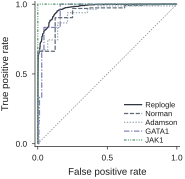

Reproduce this figure in Python.
"""Figure 6b - Leave-one-dataset-out ROC of the honest rankability predictor.

Data-direct reconstruction. A logistic regression on a single pilot-estimable,
non-leaky feature (log10 effect size) is trained leave-one-dataset-out (LODO)
and its ROC computed on each held-out dataset. This reproduces the committed
honest AUROCs (results/rankability_predictor_honest.csv, feature_set='effect_size':
Replogle 0.97, Norman 0.93, Adamson 0.93, GATA1 0.95, JAK1 1.00) exactly; the
reconstructed and committed values are printed at run time to confirm.

TP53 and KRAS are uniformly unrankable (single-class labels), so an AUROC for
them is mathematically undefined; they are noted, not plotted.

Recipe matches scripts/figures/rankability_predictor.py: per-perturbation rows at
each perturbation's deepest split-half bin (D.native_rankability), feature =
log10(effect_size), label = rankable, StandardScaler + LogisticRegression
(max_iter=2000, random_state=42), sklearn roc_curve / roc_auc_score.

Run:  python fig6b_roc.py  ->  fig6b_roc.pdf (+ .png)
"""
from __future__ import annotations

import os
import sys

import numpy as np
import pandas as pd
from sklearn.linear_model import LogisticRegression
from sklearn.preprocessing import StandardScaler
from sklearn.metrics import roc_curve, roc_auc_score

sys.path.insert(0, os.path.dirname(os.path.dirname(os.path.abspath(__file__))))
import nm_style as S
import fig6_data as D

# all datasets fed to the pooled LODO training; the two single-class allele
# genes still contribute (all-unrankable) rows to the training pool.
ALL_DATASETS = ["Replogle", "Norman", "Adamson", "GATA1", "JAK1", "TP53", "KRAS"]
SINGLE_CLASS = ["TP53", "KRAS"]

# GREYSCALE REDUNDANCY: the five curves must stay separable without colour, so
# every held-out dataset also carries its own dash pattern. None of them repeats
# the chance diagonal's (0, (2, 2)).
DASHES = {
    "Replogle": (0, ()),                     # solid
    "Norman": (0, (3.4, 1.3)),               # long dash
    "Adamson": (0, (1.1, 1.2)),              # dot
    "GATA1": (0, (4.4, 1.3, 1.0, 1.3)),      # dash-dot
    "JAK1": (0, (2.0, 1.1, 0.8, 1.1, 0.8, 1.1)),  # dash-dot-dot
}


def build() -> dict[str, pd.DataFrame]:
    frames = {}
    for ds in ALL_DATASETS:
        df = D.native_rankability(ds).copy()
        df["log_effect"] = np.log10(df["effect_size"].clip(lower=1e-6))
        df["y"] = df["rankable"].astype(int)
        frames[ds] = df[["log_effect", "y"]].reset_index(drop=True)
    return frames


def main() -> None:
    S.apply_rcparams()
    frames = build()

    committed = D.honest_auroc("effect_size").set_index("held_out")["auroc"].to_dict()

    fig, ax = S.panel(52, 48)

    # chance diagonal
    ax.plot([0, 1], [0, 1], ls=(0, (2, 2)), lw=0.5, color=S.GREY, zorder=1)

    printed = []
    for ho in D.LODO_DATASETS:  # 5 evaluable, in display order
        te = frames[ho]
        tr = pd.concat([frames[d] for d in ALL_DATASETS if d != ho], ignore_index=True)
        sc = StandardScaler().fit(tr[["log_effect"]])
        model = LogisticRegression(max_iter=2000, random_state=42).fit(
            sc.transform(tr[["log_effect"]]), tr["y"]
        )
        p = model.predict_proba(sc.transform(te[["log_effect"]]))[:, 1]
        y = te["y"].values
        fpr, tpr, _ = roc_curve(y, p)
        auc = roc_auc_score(y, p)
        printed.append((ho, auc, committed.get(ho)))

        ax.plot(fpr, tpr, ls=DASHES[ho], lw=0.9, color=D.DATASET_COLORS[ho],
                label=ho, zorder=3, solid_capstyle="round",
                dash_capstyle="butt")

    ax.set_xlim(-0.02, 1.02)
    ax.set_ylim(-0.02, 1.02)
    ax.set_xticks([0, 0.5, 1.0])
    ax.set_yticks([0, 0.5, 1.0])
    ax.set_xlabel("False positive rate")
    ax.set_ylabel("True positive rate")
    ax.set_aspect("equal")
    S.despine(ax)
    ax.tick_params(length=2.2)

    # LEGEND ECONOMY. This is the ONLY dataset key in the figure; it is a bare
    # colour-and-dash-to-name list with no title and no numbers. The handle is long
    # enough (2.4 em) to show a full dash period, so the key works in greyscale
    # too. The AUROC values and their
    # 95% intervals are stated once, in the adjacent panel c, and the TP53/KRAS
    # single-class note is likewise carried once, in c. Colours here match c's
    # (and f's) directly-coloured axis labels, so the key serves the whole row.
    ax.legend(loc="lower right", handlelength=2.4, handletextpad=0.4,
              labelspacing=0.22, borderpad=0.15, borderaxespad=0.15,
              fontsize=5.5, frameon=False)

    S.save(fig, "fig6b_roc")

    print("held-out   reconstructed   committed   match(<0.01)")
    for ho, auc, comm in printed:
        print(f"  {ho:9s} {auc:.4f}        {comm:.4f}     {abs(auc - comm) < 0.01}")


if __name__ == "__main__":
    main()
